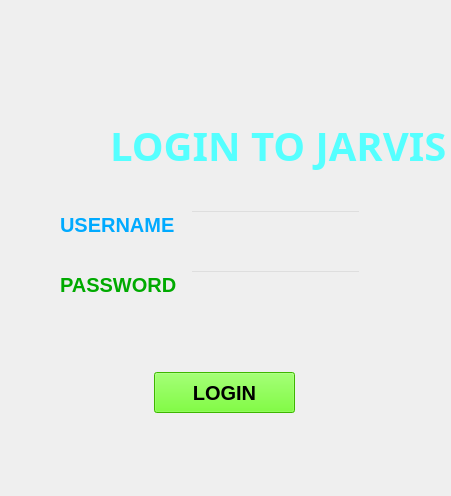
<?xml version="1.0" encoding="UTF-8"?>
<ui version="4.0">
 <class>LOGIN</class>
 <widget class="QMainWindow" name="LOGIN">
  <property name="geometry">
   <rect>
    <x>0</x>
    <y>0</y>
    <width>451</width>
    <height>496</height>
   </rect>
  </property>
  <property name="windowTitle">
   <string>MainWindow</string>
  </property>
  <widget class="QWidget" name="centralwidget">
   <widget class="QLabel" name="label">
    <property name="geometry">
     <rect>
      <x>0</x>
      <y>0</y>
      <width>551</width>
      <height>601</height>
     </rect>
    </property>
    <property name="font">
     <font>
      <weight>75</weight>
      <bold>true</bold>
     </font>
    </property>
    <property name="text">
     <string/>
    </property>
    <property name="pixmap">
     <pixmap>login3.png</pixmap>
    </property>
    <property name="scaledContents">
     <bool>true</bool>
    </property>
   </widget>
   <widget class="QLabel" name="label_2">
    <property name="geometry">
     <rect>
      <x>110</x>
      <y>80</y>
      <width>371</width>
      <height>131</height>
     </rect>
    </property>
    <property name="font">
     <font>
      <family>Agency FB</family>
      <pointsize>30</pointsize>
      <weight>75</weight>
      <bold>true</bold>
     </font>
    </property>
    <property name="styleSheet">
     <string notr="true"/>
    </property>
    <property name="text">
     <string>&lt;html&gt;&lt;head/&gt;&lt;body&gt;&lt;p&gt;&lt;span style=&quot; color:#55ffff;&quot;&gt;LOGIN TO JARVIS&lt;/span&gt;&lt;/p&gt;&lt;/body&gt;&lt;/html&gt;</string>
    </property>
   </widget>
   <widget class="QLineEdit" name="USERNAME">
    <property name="geometry">
     <rect>
      <x>190</x>
      <y>210</y>
      <width>171</width>
      <height>31</height>
     </rect>
    </property>
    <property name="font">
     <font>
      <pointsize>10</pointsize>
      <weight>75</weight>
      <bold>true</bold>
     </font>
    </property>
    <property name="styleSheet">
     <string notr="true">background:transparent;
bordor-color:transparent;
color: rgb(255, 255, 255);</string>
    </property>
    <property name="text">
     <string/>
    </property>
   </widget>
   <widget class="QLabel" name="label_3">
    <property name="geometry">
     <rect>
      <x>60</x>
      <y>210</y>
      <width>131</width>
      <height>31</height>
     </rect>
    </property>
    <property name="font">
     <font>
      <pointsize>15</pointsize>
      <weight>75</weight>
      <bold>true</bold>
     </font>
    </property>
    <property name="text">
     <string>&lt;html&gt;&lt;head/&gt;&lt;body&gt;&lt;p&gt;&lt;span style=&quot; color:#00aaff;&quot;&gt;USERNAME&lt;/span&gt;&lt;/p&gt;&lt;/body&gt;&lt;/html&gt;</string>
    </property>
   </widget>
   <widget class="QLabel" name="label_4">
    <property name="geometry">
     <rect>
      <x>60</x>
      <y>270</y>
      <width>121</width>
      <height>31</height>
     </rect>
    </property>
    <property name="font">
     <font>
      <pointsize>15</pointsize>
      <weight>75</weight>
      <bold>true</bold>
     </font>
    </property>
    <property name="text">
     <string>&lt;html&gt;&lt;head/&gt;&lt;body&gt;&lt;p&gt;&lt;span style=&quot; color:#00aa00;&quot;&gt;PASSWORD&lt;/span&gt;&lt;/p&gt;&lt;/body&gt;&lt;/html&gt;</string>
    </property>
   </widget>
   <widget class="QLineEdit" name="PASSWORD">
    <property name="geometry">
     <rect>
      <x>190</x>
      <y>270</y>
      <width>171</width>
      <height>31</height>
     </rect>
    </property>
    <property name="font">
     <font>
      <pointsize>10</pointsize>
      <weight>75</weight>
      <bold>true</bold>
     </font>
    </property>
    <property name="styleSheet">
     <string notr="true">background:transparent;
color: rgb(255, 255, 255);
</string>
    </property>
   </widget>
   <widget class="QPushButton" name="pushButton">
    <property name="geometry">
     <rect>
      <x>154</x>
      <y>372</y>
      <width>141</width>
      <height>41</height>
     </rect>
    </property>
    <property name="font">
     <font>
      <pointsize>15</pointsize>
      <weight>75</weight>
      <bold>true</bold>
     </font>
    </property>
    <property name="styleSheet">
     <string notr="true">background-color: rgb(85, 255, 0);</string>
    </property>
    <property name="text">
     <string>LOGIN</string>
    </property>
   </widget>
  </widget>
 </widget>
 <resources/>
 <connections/>
</ui>
